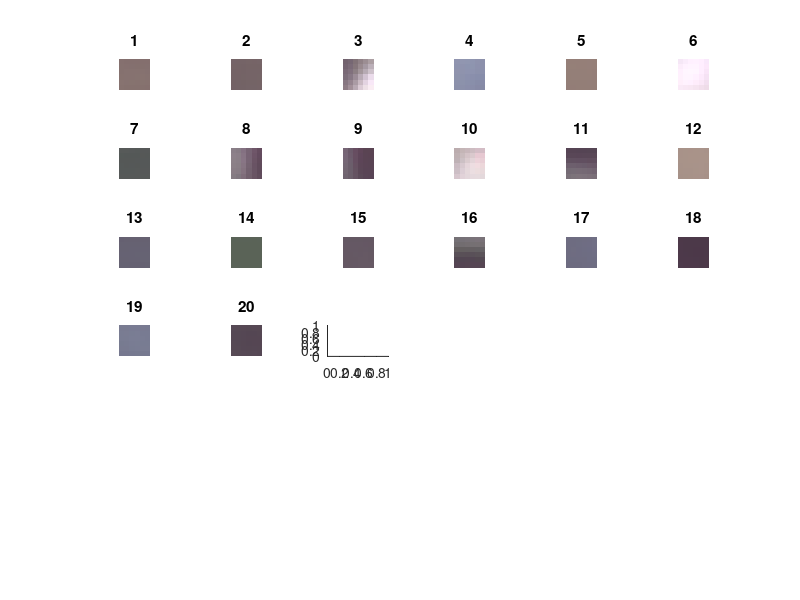

Reproduce this figure in MATLAB. (Note: this script raises an error after producing the figure.)
% read YUV Dictionary
% clear; close all; clc;

% load Dictionary
% YUV_Dict = load('GoodDictionaryCyberZooPinkMat.dat');
YUV_Dict = load('Dictionary_00000.dat');
% YUV_Dict = load('Dictionary_big_flowers.dat');

% params
n_textons = 30; % number of visual words
patch_size = 6; % size of one patch

% extract YUV components
U_ALL = YUV_Dict(1:4:end,1);
Y1_ALL = YUV_Dict(2:4:end,1);
V_ALL = YUV_Dict(3:4:end,1);
Y2_ALL = YUV_Dict(4:4:end,1);

Dictionary = zeros(n_textons,patch_size*patch_size*3);


hh = figure();

for w = 1:n_textons
    subplot(ceil(sqrt(n_textons)), ceil(sqrt(n_textons)), w);
    
    % extract YUV per texton
    U = U_ALL((w-1)*18+1:w*18, 1);
    Y1 = Y1_ALL((w-1)*18+1:w*18, 1);
    V = V_ALL((w-1)*18+1:w*18, 1);
    Y2 = Y2_ALL((w-1)*18+1:w*18, 1);
    
    % conversion
    R1 = Y1 + 1.4022 .* (V - 128);
    G1 = Y1 - 0.3456 .* (U - 128) - (0.7145 .* (V - 128));
    B1 = Y1 + 1.7710 .* (U - 128);
    R2 = Y2 + 1.4022 .* (V - 128);
    G2 = Y2 - 0.3456 .* (U - 128) - (0.7145 .* (V - 128));
    B2 = Y2 + 1.7710 .* (U - 128);
    
    R = zeros(patch_size,patch_size);
    G = zeros(patch_size,patch_size);
    B = zeros(patch_size,patch_size);
    R(:,1:2:end) = reshape(R1,3,6)';
    R(:,2:2:end) = reshape(R2,3,6)';
    G(:,1:2:end) = reshape(G1,3,6)';
    G(:,2:2:end) = reshape(G2,3,6)';
    B(:,1:2:end) = reshape(B1,3,6)';
    B(:,2:2:end) = reshape(B2,3,6)';
    
    % clip the values into range [0, 255]
    R = max(0, min(R, 255));
    G = max(0, min(G, 255));
    B = max(0, min(B, 255));
    % R = min(max(R, 0),255);
    % G = min(max(G, 0),255);
    % B = min(max(B, 0),255);

    % form bgr image
    R_norm = R./255;
    G_norm = G./255;
    B_norm = B./255;
    rgbimg (:,:,1) = B_norm;
    rgbimg (:,:,2) = G_norm;
    rgbimg (:,:,3) = R_norm;
    
    Dictionary(w,1:patch_size*patch_size) = reshape(rgbimg(:,:,1)',1,36);
    Dictionary(w,patch_size*patch_size+1:patch_size*patch_size*2) = reshape(rgbimg(:,:,2)',1,36);
    Dictionary(w,patch_size*patch_size*2+1:patch_size*patch_size*3) = reshape(rgbimg(:,:,3)',1,36);
    
    imshow(rgbimg);
    title(num2str(w))
end

% save dictionary_visualwords2_rgb.mat Dictionary